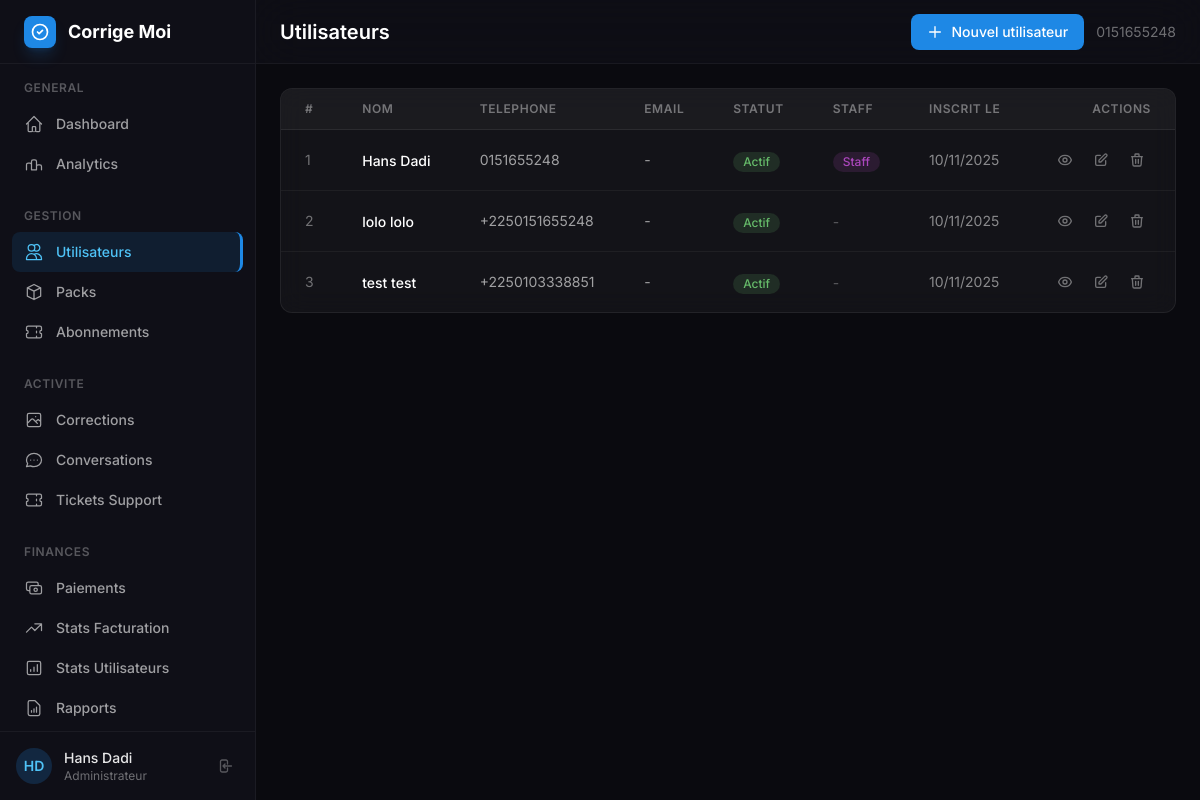
The page /custom-admin/users/ (signed in) on the database as committed earlier.
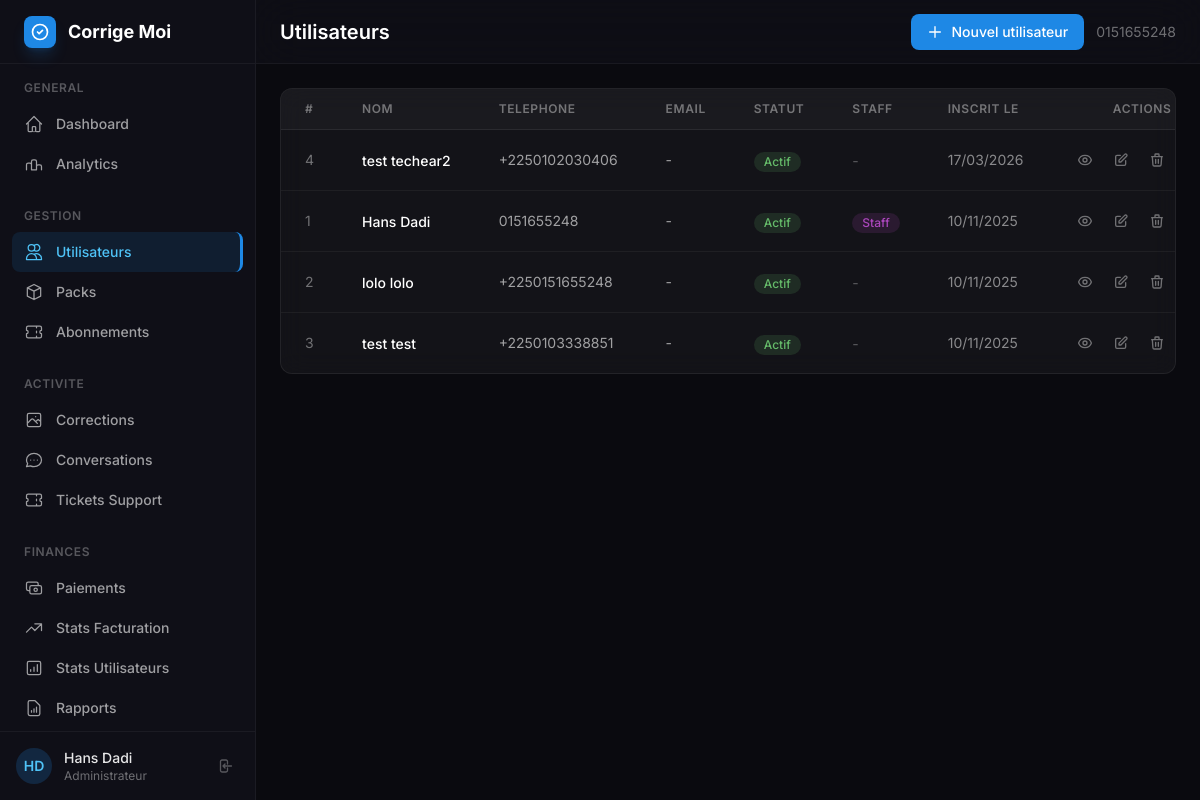
The same page on the database as committed later.
### authentification/models.py (models this page shows, shortened)
class CustomUser(AbstractBaseUser, PermissionsMixin):
    ROLE_CHOICES = [('student', 'Élève'), ('teacher', 'Enseignant')]
    phone_number = models.CharField(
        max_length=15,
        unique=True,
        error_messages={
            'unique': _("Un utilisateur avec ce numéro de téléphone existe déjà.")
        }
    )
    email = models.EmailField(blank=True, null=True)
    first_name = models.CharField(max_length=50)
    last_name = models.CharField(max_length=50)
    is_active = models.BooleanField(default=True)
    is_staff = models.BooleanField(default=False)
    is_verified = models.BooleanField(default=False)
    role = models.CharField(max_length=10, choices=ROLE_CHOICES, default='student')
    country = models.CharField(max_length=100, blank=True, null=True)
    school_level = models.CharField(max_length=100, blank=True, null=True)
    institution = models.CharField(max_length=200, blank=True, null=True)
    age = models.PositiveIntegerField(blank=True, null=True)
    date_joined = models.DateTimeField(default=timezone.now)
    USERNAME_FIELD = 'phone_number'
    REQUIRED_FIELDS = ['first_name', 'last_name']
    objects = CustomUserManager()

### custom_admin/views.py (the view)
# urls.py: path('users/', views.admin_users, name='users'),
@staff_required
def admin_users(request):
    users = CustomUser.objects.all().order_by('-date_joined')
    per_page = int(request.GET.get('per_page', 10))
    paginator = Paginator(users, per_page)
    page_number = request.GET.get('page', 1)
    page_obj = paginator.get_page(page_number)
    return render(request, 'custom_admin/admin/users.html', {
        'page_obj': page_obj,
    })

### custom_admin/views.py (called while the page is built)
def staff_required(view_func):
    @wraps(view_func)
    def wrapper(request, *args, **kwargs):
        if not request.user.is_authenticated:
            from django.shortcuts import redirect
            return redirect(f'/custom-admin/login/?next={request.path}')
        if not request.user.is_staff:
            from django.shortcuts import render as _render
            return _render(request, '403.html', status=403)
        return view_func(request, *args, **kwargs)
    return wrapper

### custom_admin/templates/custom_admin/admin/users.html (shortened to what the changed rows need)
{% extends "custom_admin/base_admin.html" %}
{% block page_title %}Utilisateurs{% endblock %}
{% block header_actions %}
<a href="{% url 'custom_admin:user_create' %}" class="inline-flex items-center gap-2 bg-primary-500 hover:bg-primary-600 text-white font-medium py-2 px-4 rounded-lg text-sm transition-colors">
    <svg class="w-4 h-4" fill="none" viewBox="0 0 24 24" stroke="currentColor"><path stroke-linecap="round" stroke-linejoin="round" stroke-width="2" d="M12 4v16m8-8H4"/></svg>
    Nouvel utilisateur
</a>
{% endblock %}
{% block content %}
<div class="glass-card rounded-xl overflow-hidden">
    <div class="overflow-x-auto">
        <table class="min-w-full">
            <thead>
                <tr class="border-b border-white/[0.07]">
                    <th class="px-6 py-3 text-left text-xs font-semibold text-white/40 uppercase tracking-wider bg-white/[0.03]">#</th>
                    <th class="px-6 py-3 text-left text-xs font-semibold text-white/40 uppercase tracking-wider bg-white/[0.03]">Nom</th>
                    <th class="px-6 py-3 text-left text-xs font-semibold text-white/40 uppercase tracking-wider bg-white/[0.03]">Telephone</th>
                    <th class="px-6 py-3 text-left text-xs font-semibold text-white/40 uppercase tracking-wider bg-white/[0.03]">Email</th>
                    <th class="px-6 py-3 text-left text-xs font-semibold text-white/40 uppercase tracking-wider bg-white/[0.03]">Statut</th>
                    <th class="px-6 py-3 text-left text-xs font-semibold text-white/40 uppercase tracking-wider bg-white/[0.03]">Staff</th>
                    <th class="px-6 py-3 text-left text-xs font-semibold text-white/40 uppercase tracking-wider bg-white/[0.03]">Inscrit le</th>
                    <th class="px-6 py-3 text-right text-xs font-semibold text-white/40 uppercase tracking-wider bg-white/[0.03]">Actions</th>
                </tr>
            </thead>
            <tbody class="divide-y divide-white/5">
                {% for user in page_obj %}
                <tr class="hover:bg-white/[0.03] transition-colors">
                    <td class="px-6 py-4 whitespace-nowrap text-sm text-white/40">{{ user.id }}</td>
                    <td class="px-6 py-4 whitespace-nowrap">
                        <a href="{% url 'custom_admin:user_detail' user_id=user.id %}" class="text-sm font-medium text-white hover:text-primary-400 transition-colors">
                            {{ user.first_name }} {{ user.last_name }}
                        </a>
                    </td>
                    <td class="px-6 py-4 whitespace-nowrap text-sm text-white/60">{{ user.phone_number }}</td>
                    <td class="px-6 py-4 whitespace-nowrap text-sm text-white/60">{{ user.email|default:"-" }}</td>
                    <td class="px-6 py-4 whitespace-nowrap">
                        {% if user.is_active %}
                        <span class="inline-flex items-center px-2.5 py-0.5 rounded-full text-xs font-medium badge-success">Actif</span>
                        {% else %}
                        <span class="inline-flex items-center px-2.5 py-0.5 rounded-full text-xs font-medium badge-danger">Inactif</span>
                        {% endif %}
                    </td>
                    <td class="px-6 py-4 whitespace-nowrap">
                        {% if user.is_staff %}
                        <span class="inline-flex items-center px-2.5 py-0.5 rounded-full text-xs font-medium badge-violet">Staff</span>
                        {% else %}
                        <span class="text-sm text-white/30">-</span>
                        {% endif %}
                    </td>
                    <td class="px-6 py-4 whitespace-nowrap text-sm text-white/50">{{ user.date_joined|date:"d/m/Y" }}</td>
                    <td class="px-6 py-4 whitespace-nowrap text-right">
                        <div class="flex items-center justify-end gap-2">
                            <a href="{% url 'custom_admin:user_detail' user_id=user.id %}" class="p-1.5 rounded-lg text-white/40 hover:text-primary-400 hover:bg-primary-500/10 transition-colors" title="Voir">
                            </a>
                            <a href="{% url 'custom_admin:user_edit' user_id=user.id %}" class="p-1.5 rounded-lg text-white/40 hover:text-accent-orange hover:bg-accent-orange/10 transition-colors" title="Modifier">
                                <svg class="w-4 h-4" fill="none" viewBox="0 0 24 24" stroke="currentColor"><path stroke-linecap="round" stroke-linejoin="round" stroke-width="2" d="M11 5H6a2 2 0 00-2 2v11a2 2 0 002 2h11a2 2 0 002-2v-5m-1.414-9.414a2 2 0 112.828 2.828L11.828 15H9v-2.828l8.586-8.586z"/></svg>
                            </a>
                            <button onclick="deleteUser({{ user.id }}, '{{ user.first_name }} {{ user.last_name }}')" class="p-1.5 rounded-lg text-white/40 hover:text-red-400 hover:bg-red-500/10 transition-colors" title="Supprimer">
                                <svg class="w-4 h-4" fill="none" viewBox="0 0 24 24" stroke="currentColor"><path stroke-linecap="round" stroke-linejoin="round" stroke-width="2" d="M19 7l-.867 12.142A2 2 0 0116.138 21H7.862a2 2 0 01-1.995-1.858L5 7m5 4v6m4-6v6m1-10V4a1 1 0 00-1-1h-4a1 1 0 00-1 1v3M4 7h16"/></svg>
                            </button>
                        </div>
                    </td>
                </tr>
                {% empty %}
                <tr>
                    <td colspan="8" class="px-6 py-12 text-center text-sm text-white/40">
                        Aucun utilisateur trouve.
                    </td>
                </tr>
                {% endfor %}
            </tbody>
        </table>
    </div>
</div>
{% endblock %}

### custom_admin/templates/custom_admin/base_admin.html (shortened to what the changed rows need)
{% load static %}
<!DOCTYPE html>
<html lang="fr" class="h-full">
<head>
    <script src="https://cdn.tailwindcss.com"></script>
</head>
<body class="h-full bg-dark-950 font-sans text-white/90 antialiased">
    <div class="flex h-screen overflow-hidden">
        <aside id="sidebar" class="hidden lg:flex lg:flex-shrink-0">
            <div class="flex flex-col w-64 bg-dark-900 border-r border-white/5">
                <div class="p-4 border-t border-white/5">
                    <div class="flex items-center gap-3">
                        <div class="w-9 h-9 rounded-full bg-primary-500/20 flex items-center justify-center flex-shrink-0">
                            <span class="text-sm font-semibold text-primary-400">{{ request.user.first_name|first }}{{ request.user.last_name|first }}</span>
                        </div>
                        <div class="flex-1 min-w-0">
                            <p class="text-sm font-medium text-white/90 truncate">{{ request.user.first_name }} {{ request.user.last_name }}</p>
                            <p class="text-xs text-white/40 truncate">Administrateur</p>
                        </div>
                    </div>
                </div>
            </div>
        </aside>
        <div class="flex-1 flex flex-col overflow-hidden">
            <header class="bg-dark-900/80 backdrop-blur-xl border-b border-white/5 h-16 flex items-center justify-between px-6 flex-shrink-0">
                <div class="flex items-center gap-4">
                    <h1 class="text-xl font-semibold text-white">{% block page_title %}Dashboard{% endblock %}</h1>
                </div>
                <div class="flex items-center gap-3">
                    {% block header_actions %}{% endblock %}
                    <span class="text-sm text-white/40">{{ request.user.phone_number }}</span>
                </div>
            </header>
            <main class="flex-1 overflow-y-auto p-6">
                {% block content %}{% endblock %}
            </main>
        </div>
    </div>
</body>
</html>

Rows that differ between the two databases and show on the page:
added CustomUser: id "4", first_name "test", last_name "techear2", phone_number "+2250102030406", email "-", is_active "Actif", date_joined "17/03/2026"
